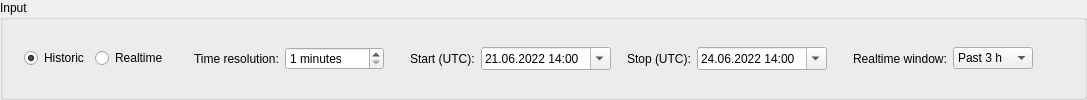
         <widget class="QGroupBox" name="groupCalcType">
          <property name="sizePolicy">
           <sizepolicy hsizetype="Preferred" vsizetype="Fixed">
            <horstretch>0</horstretch>
            <verstretch>0</verstretch>
           </sizepolicy>
          </property>
          <property name="minimumSize">
           <size>
            <width>0</width>
            <height>70</height>
           </size>
          </property>
          <property name="sizeIncrement">
           <size>
            <width>0</width>
            <height>0</height>
           </size>
          </property>
          <property name="baseSize">
           <size>
            <width>0</width>
            <height>0</height>
           </size>
          </property>
          <property name="font">
           <font>
            <weight>50</weight>
            <bold>false</bold>
           </font>
          </property>
          <property name="title">
           <string>Input</string>
          </property>
          <layout class="QHBoxLayout" name="horizontalLayout_2">
           <item>
            <spacer name="horizontalSpacer_3">
             <property name="orientation">
              <enum>Qt::Horizontal</enum>
             </property>
             <property name="sizeType">
              <enum>QSizePolicy::Fixed</enum>
             </property>
             <property name="sizeHint" stdset="0">
              <size>
               <width>10</width>
               <height>20</height>
              </size>
             </property>
            </spacer>
           </item>
           <item>
            <widget class="QRadioButton" name="radioHistoric">
             <property name="minimumSize">
              <size>
               <width>0</width>
               <height>0</height>
              </size>
             </property>
             <property name="text">
              <string>Historic</string>
             </property>
             <property name="checked">
              <bool>true</bool>
             </property>
             <property name="autoRepeat">
              <bool>false</bool>
             </property>
            </widget>
           </item>
           <item>
            <widget class="QRadioButton" name="radioRealtime">
             <property name="enabled">
              <bool>true</bool>
             </property>
             <property name="text">
              <string>Realtime</string>
             </property>
             <property name="checked">
              <bool>false</bool>
             </property>
             <property name="autoExclusive">
              <bool>true</bool>
             </property>
            </widget>
           </item>
           <item>
            <widget class="QLabel" name="label">
             <property name="text">
              <string>Time resolution:</string>
             </property>
             <property name="indent">
              <number>20</number>
             </property>
            </widget>
           </item>
           <item>
            <widget class="QSpinBox" name="spinTimestep">
             <property name="toolTip">
              <string/>
             </property>
             <property name="wrapping">
              <bool>false</bool>
             </property>
             <property name="suffix">
              <string> minutes</string>
             </property>
             <property name="prefix">
              <string/>
             </property>
             <property name="minimum">
              <number>1</number>
             </property>
             <property name="maximum">
              <number>1440</number>
             </property>
             <property name="value">
              <number>1</number>
             </property>
            </widget>
           </item>
           <item>
            <widget class="QLabel" name="labelStart">
             <property name="text">
              <string>Start (UTC):</string>
             </property>
             <property name="margin">
              <number>0</number>
             </property>
             <property name="indent">
              <number>20</number>
             </property>
            </widget>
           </item>
           <item>
            <widget class="QDateTimeEdit" name="dateTimeStart">
             <property name="minimumSize">
              <size>
               <width>130</width>
               <height>0</height>
              </size>
             </property>
             <property name="dateTime">
              <datetime>
               <hour>14</hour>
               <minute>0</minute>
               <second>0</second>
               <year>2022</year>
               <month>6</month>
               <day>21</day>
              </datetime>
             </property>
             <property name="date">
              <date>
               <year>2022</year>
               <month>6</month>
               <day>21</day>
              </date>
             </property>
             <property name="time">
              <time>
               <hour>14</hour>
               <minute>0</minute>
               <second>0</second>
              </time>
             </property>
             <property name="maximumTime">
              <time>
               <hour>17</hour>
               <minute>59</minute>
               <second>59</second>
              </time>
             </property>
             <property name="minimumTime">
              <time>
               <hour>18</hour>
               <minute>0</minute>
               <second>0</second>
              </time>
             </property>
             <property name="displayFormat">
              <string>dd.MM.yyyy HH:mm</string>
             </property>
             <property name="calendarPopup">
              <bool>true</bool>
             </property>
             <property name="timeSpec">
              <enum>Qt::UTC</enum>
             </property>
            </widget>
           </item>
           <item>
            <widget class="QLabel" name="labelStop">
             <property name="text">
              <string>Stop (UTC):</string>
             </property>
             <property name="indent">
              <number>10</number>
             </property>
            </widget>
           </item>
           <item>
            <widget class="QDateTimeEdit" name="dateTimeStop">
             <property name="minimumSize">
              <size>
               <width>130</width>
               <height>0</height>
              </size>
             </property>
             <property name="dateTime">
              <datetime>
               <hour>14</hour>
               <minute>0</minute>
               <second>0</second>
               <year>2022</year>
               <month>6</month>
               <day>24</day>
              </datetime>
             </property>
             <property name="date">
              <date>
               <year>2022</year>
               <month>6</month>
               <day>24</day>
              </date>
             </property>
             <property name="time">
              <time>
               <hour>14</hour>
               <minute>0</minute>
               <second>0</second>
              </time>
             </property>
             <property name="maximumTime">
              <time>
               <hour>17</hour>
               <minute>59</minute>
               <second>59</second>
              </time>
             </property>
             <property name="minimumTime">
              <time>
               <hour>18</hour>
               <minute>0</minute>
               <second>0</second>
              </time>
             </property>
             <property name="displayFormat">
              <string>dd.MM.yyyy HH:mm</string>
             </property>
             <property name="calendarPopup">
              <bool>true</bool>
             </property>
             <property name="timeSpec">
              <enum>Qt::UTC</enum>
             </property>
            </widget>
           </item>
           <item>
            <widget class="QLabel" name="labelRealtime">
             <property name="text">
              <string>Realtime window:</string>
             </property>
             <property name="indent">
              <number>20</number>
             </property>
            </widget>
           </item>
           <item>
            <widget class="QComboBox" name="comboRealtime">
             <property name="enabled">
              <bool>true</bool>
             </property>
             <property name="font">
              <font>
               <pointsize>9</pointsize>
              </font>
             </property>
             <property name="editable">
              <bool>false</bool>
             </property>
             <property name="currentText">
              <string>Past 3 h</string>
             </property>
             <property name="currentIndex">
              <number>1</number>
             </property>
             <property name="maxVisibleItems">
              <number>10</number>
             </property>
             <item>
              <property name="text">
               <string>Past 1 h</string>
              </property>
             </item>
             <item>
              <property name="text">
               <string>Past 3 h</string>
              </property>
             </item>
             <item>
              <property name="text">
               <string>Past 6 h</string>
              </property>
             </item>
             <item>
              <property name="text">
               <string>Past 12 h</string>
              </property>
             </item>
             <item>
              <property name="text">
               <string>Past 24 h</string>
              </property>
             </item>
             <item>
              <property name="text">
               <string>Past 2 d</string>
              </property>
             </item>
             <item>
              <property name="text">
               <string>Past 7 d</string>
              </property>
             </item>
             <item>
              <property name="text">
               <string>Past 30 d</string>
              </property>
             </item>
            </widget>
           </item>
           <item>
            <spacer name="horizontalSpacer_2">
             <property name="orientation">
              <enum>Qt::Horizontal</enum>
             </property>
             <property name="sizeHint" stdset="0">
              <size>
               <width>40</width>
               <height>20</height>
              </size>
             </property>
            </spacer>
           </item>
          </layout>
         </widget>
